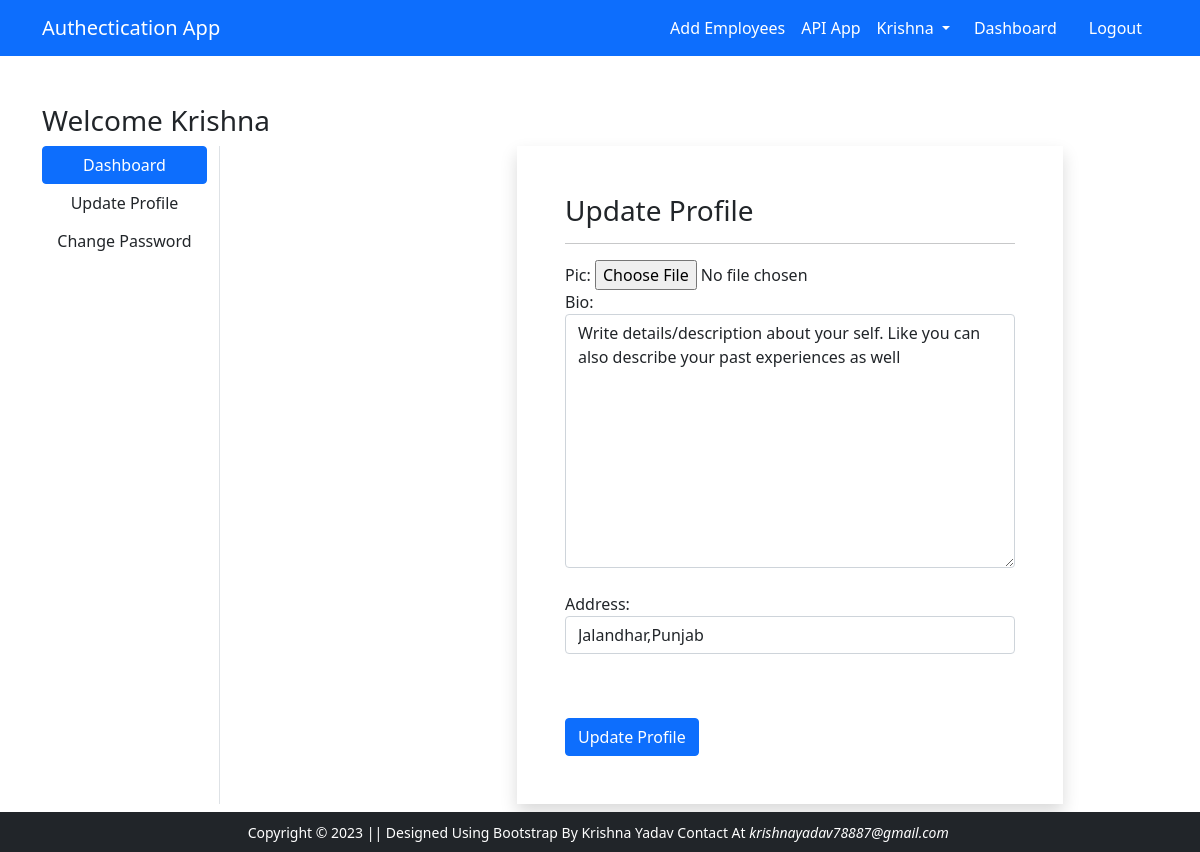
The page /accounts/update-profile/ (signed in) on the database its author committed.
### employees_app/models.py (models this page shows)
class Profile(models.Model):
    user = models.OneToOneField(User, on_delete=models.CASCADE)
    bio  = models.TextField(default='Write details/description about your self. Like you can also describe your past experiences as well',   max_length=500)
    pic  = models.ImageField(upload_to='Profile/images')
    address = models.CharField(max_length=78)

### employees_app/accounts_views.py (the view, shortened to what this page needs)
# urls.py: path('update-profile/', UpdateProfileView.as_view(), name='update_profile'),
class UpdateProfileView(LoginRequiredMixin, View):
    def get(self, request):
        profile = Profile.objects.get(user__username = request.user.username)
        form  = UserProfileForm(instance=profile)
        return render(request, 'accounts/update_profile.html', {'form': form})

### employees_app/accounts_forms.py
class UserProfileForm(forms.ModelForm):
    class Meta:
        model  = Profile
        fields = ('pic', 'bio', 'address')
        widgets = {
            'bio': forms.Textarea(attrs={'class': 'form-control', 'placeholder': 'Tell abouts your self'}),
            'address': forms.TextInput(attrs={'class': 'form-control', 'placeholder': 'Your address here'})
        }

### employees_app/templates/accounts/update_profile.html (shortened to what this page needs)
{% extends 'accounts/base.html' %}
{% load static %}
{% block main-content %}
<div class="container my-5">
 <div class="row">
   <h3>Welcome {{request.user.username|capfirst}}</h3>
   <div class="col-sm-2 border-end">
    <ul class="list-unstyled">
    <li class="d-grid"><a href="{% url 'dashboard' %}" class="btn btn-primary">Dashboard</a></li>
     <li class="d-grid"><a href="{% url 'update_profile' %}" class="btn">Update Profile</a></li>
     <li class="d-grid"><a href="{% url 'change_password' %}" class="btn">Change Password</a></li>
    </ul>
   </div>
  <div class="col-sm-6 offset-sm-3">
   <form action="" method="post" novalidate class="shadow p-5" enctype='multipart/form-data'>
   <h3>Update Profile</h3>
      <hr>
    {% for field in form  %}
      {{field.label_tag}}
      {{field}}
             <br>
    {% endfor %}
    <input type="submit" class="btn btn-primary mt-4" value="Update Profile">
    <br>
   </form>
  </div>
 </div>
</div>
{% endblock main-content %}

### employees_app/templates/accounts/navbar.html (shortened to what this page needs)
<nav class="navbar navbar-expand-lg navbar-dark bg-primary">
    <div class="container">
      <a class="navbar-brand" href="{% url 'login'  %}">Authectication App</a>
      <div class="collapse navbar-collapse" id="navbarSupportedContent">
        <div>
         <ul class="navbar-nav me-auto mb-2 mb-lg-0">
          <li class="nav-item dropdown mx-2">
             {% if request.user.is_authenticated %}
             <li class="nav-item">
              <a class="nav-link text-white" aria-current="page" target='_' href="{% url 'addEmployees' %}"> Add Employees</a>
            </li>
            <li class="nav-item">
              <a class="nav-link  text-white" aria-current="page" href="">API App</a>
            </li>
            <a class="nav-link dropdown-toggle text-white" href="{%url 'dashboard'  %}" id="profileDropdown" role="button" data-bs-toggle="dropdown" aria-expanded="false">
              {{request.user.username|capfirst|default:'Guest'}}
            </a>
            <li class="nav-item mx-2">
             <a href="{% url 'dashboard'  %}" class="nav-link text-white">Dashboard</a>
            </li>
            <li class="nav-item mx-2">
             <a href="{% url 'logout' %}" class="nav-link text-white">Logout</a>
            </li>
         {% endif %}
        </div>
      </div>
    </div>
   </nav>

### rows shown on the page
Profile: form "Write details/description about your self. Like you can also describe your past experiences as well" "Jalandhar,Punjab"

### other values the page prints
{{ request.user.username|capfirst|default:'Guest' }} "Krishna"
{{ request.user.username|capfirst }} "Krishna"
{{ field.label_tag }} "Pic:" "Bio:" "Address:"
